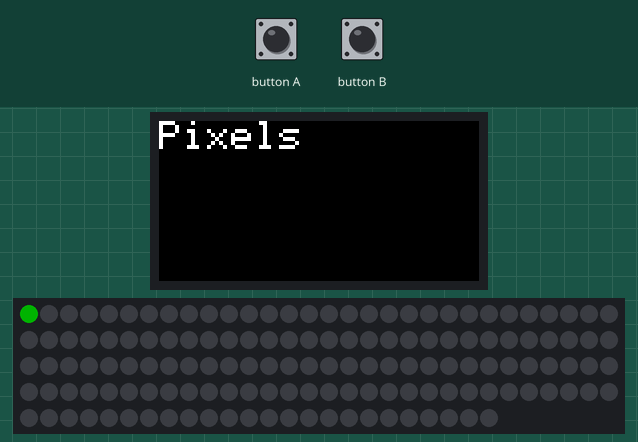
Bench run of a sketch on a simulated ESP32. Shown: 160×80 colour display, 144 RGB LEDs in strip order, left to right, continuing on the next row. Dim RGB values are drawn brighter than linear.

Above: at 0.23 s.
At 2.63 s:
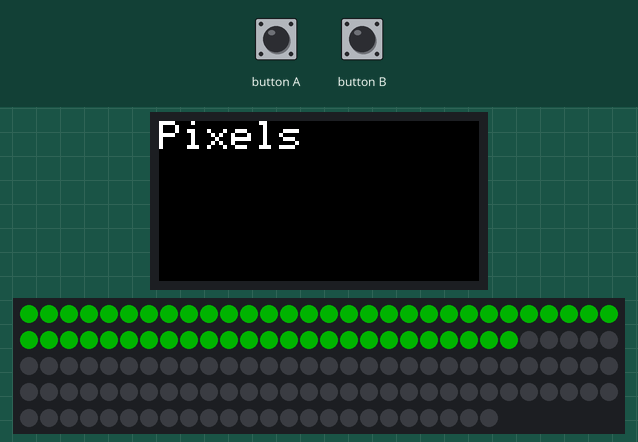
At 5.02 s:
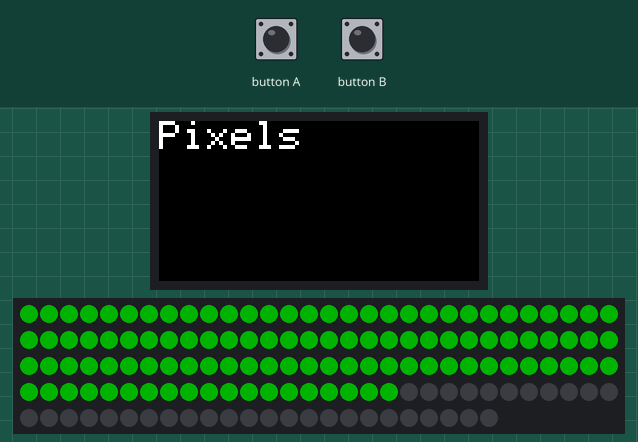
At 9.82 s:
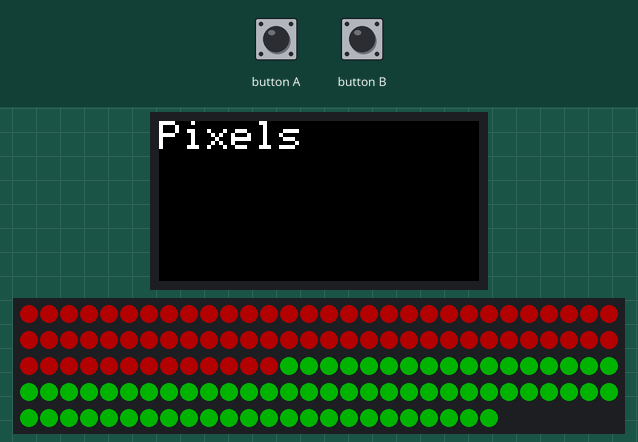
At 14.61 s:
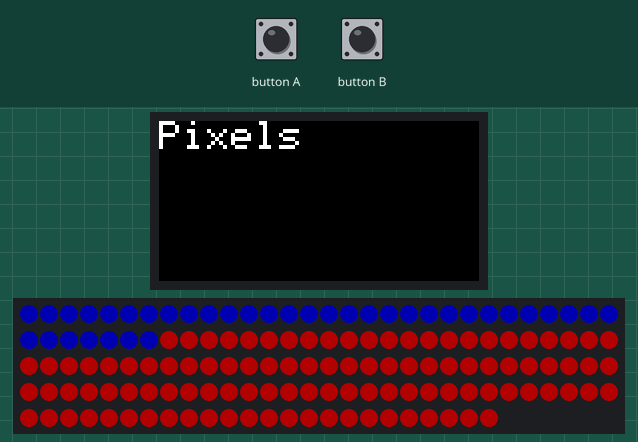
At 19.38 s:
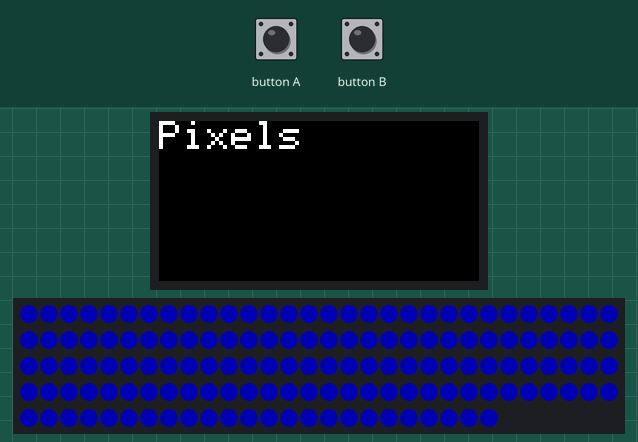

The sketch:

Pixels.ino
```cpp
// Install Adafruit DotStar library
#include <M5StickC.h>
#include <Adafruit_NeoPixel.h>

#define PIN 0
#define NUMPIXELS 144

Adafruit_NeoPixel pixels(NUMPIXELS, PIN, NEO_GRB + NEO_KHZ800);

void setup() {
  M5.begin();
  M5.Lcd.setRotation(-1);
  M5.Lcd.fillScreen(TFT_BLACK);
  M5.Lcd.setTextColor(TFT_WHITE);
  M5.Lcd.setTextSize(2);
  M5.Lcd.setCursor(0, 0);
  M5.Lcd.println("Pixels");


  pixels.begin();
}

void loop() {
  M5.update();
  pixels.clear();

  for(int i=0; i<NUMPIXELS; i++) {
    pixels.setPixelColor(i, pixels.Color(0, 60, 0));
    pixels.show();
    delay(40);
  }
  for(int i=0; i<NUMPIXELS; i++) {
    pixels.setPixelColor(i, pixels.Color(60, 0, 0));
    pixels.show();
    delay(40);
  }
  for(int i=0; i<NUMPIXELS; i++) {
    pixels.setPixelColor(i, pixels.Color(0, 0, 60));
    pixels.show();
    delay(40);
  }
}
```

Measured:
- by itself, everything shown: repeats every 19.2 s, in 144 steps
